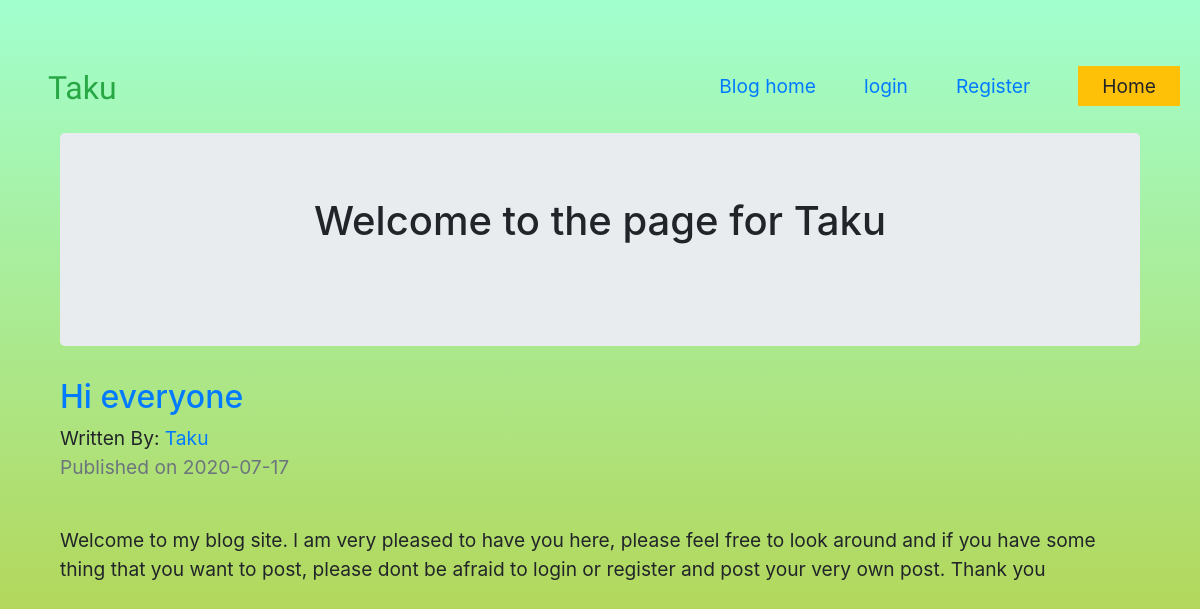
The page /blog/Taku on the database its author committed.
### website/blog/models.py (models this page shows, shortened)
class User(db.Model, UserMixin):
    __tablename__ = "users"
    id = db.Column(db.Integer, primary_key=True)
    profile_image = db.Column(db.String(64), nullable=False)
    email = db.Column(db.String(64), unique=True, index=True)
    username = db.Column(db.String(64), unique=True, index=True)
    password_hash = db.Column(db.String(128))
    post = db.relationship("BlogPost", backref="author", lazy=True)

class BlogPost(db.Model):
    users = db.relationship(User)
    id = db.Column(db.Integer, primary_key=True)
    user_id = db.Column(db.Integer, db.ForeignKey("users.id"), nullable=False)
    date = db.Column(db.DateTime, nullable=False, default=datetime.utcnow)
    title = db.Column(db.String(140), nullable=False)
    text = db.Column(db.Text, nullable=False)

### website/blog/users/views.py (the view)
@users.route("/blog/<username>")
def user_posts(username):
    page = request.args.get("page", 1, type=int)
    user = User.query.filter_by(username=username).first_or_404()
    blog_post = (
        BlogPost.query.filter_by(author=user)
        .order_by(BlogPost.date.desc())
        .paginate(page=page, per_page=5)
    )
    return render_template("user_blog_posts.html", blog_posts=blog_post, user=user)

### website/templates/user_blog_posts.html (shortened to what this page needs)
{%extends "baseb.html"%}
{%block content%}
<div class="container">
  <div class="jumbotron">
    <div align="center">
      <h1>Welcome to the page for {{user.username}}</h1>
    </div>
  </div>
{%for post in blog_posts.items  %}
<h2><a href="{{url_for("blog_posts.blog_post",blog_post_id=post.id)}}"> {{post.title}}  </a></h2>
Written By: <a href="{{url_for('users.user_posts',username=post.author.username)}}">{{post.author.username}}</a>
<p class="text-muted" >Published on {{post.date.strftime("%Y-%m-%d")}} </p>
<br>
<p>{{post.text}}</p>
<br>
{%endfor%}
</div>
{%endblock%}

### website/static/blog_css.css (style rules this page uses)
body { background-image: linear-gradient(#a1ffce, #b9ca35); background-repeat: no-repeat; min-height: 100vh; font-size: 1.2rem; }

### rows shown on the page
User: username "Taku"
BlogPost: title "Hi everyone", author.username "Taku", date "2020-07-17", text "Welcome to my blog site. l am very pleased to have you here, please feel free to look around and if you have some thing that you want to post, please dont be afraid to login or register and post your very own post. Thank you"
